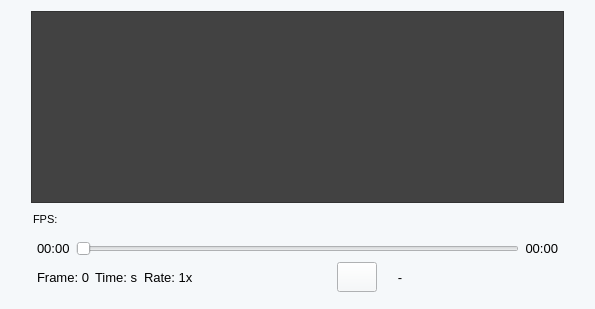
                         <widget class="QWidget" name="DAQScopeViewPanel" native="true">
                          <property name="sizePolicy">
                           <sizepolicy hsizetype="Expanding" vsizetype="Preferred">
                            <horstretch>0</horstretch>
                            <verstretch>0</verstretch>
                           </sizepolicy>
                          </property>
                          <property name="maximumSize">
                           <size>
                            <width>1206</width>
                            <height>770</height>
                           </size>
                          </property>
                          <property name="font">
                           <font>
                            <family>Arial</family>
                           </font>
                          </property>
                          <property name="styleSheet">
                           <string notr="true">background-color: rgb(0, 0, 0);
background-color: rgb(245, 248, 250);</string>
                          </property>
                          <layout class="QGridLayout" name="gridLayout_2">
                           <item row="0" column="1">
                            <layout class="QGridLayout" name="gridLayout_40">
                             <property name="sizeConstraint">
                              <enum>QLayout::SetDefaultConstraint</enum>
                             </property>
                             <item row="1" column="0">
                              <widget class="QWidget" name="widget" native="true">
                               <property name="minimumSize">
                                <size>
                                 <width>0</width>
                                 <height>14</height>
                                </size>
                               </property>
                               <property name="font">
                                <font>
                                 <family>Arial</family>
                                </font>
                               </property>
                               <layout class="QGridLayout" name="gridLayout_5">
                                <property name="leftMargin">
                                 <number>2</number>
                                </property>
                                <property name="topMargin">
                                 <number>0</number>
                                </property>
                                <property name="rightMargin">
                                 <number>0</number>
                                </property>
                                <property name="bottomMargin">
                                 <number>0</number>
                                </property>
                                <property name="verticalSpacing">
                                 <number>0</number>
                                </property>
                                <item row="2" column="2">
                                 <spacer name="horizontalSpacer_2">
                                  <property name="font">
                                   <font>
                                    <family>Arial</family>
                                   </font>
                                  </property>
                                  <property name="orientation">
                                   <enum>Qt::Horizontal</enum>
                                  </property>
                                  <property name="sizeType">
                                   <enum>QSizePolicy::Expanding</enum>
                                  </property>
                                  <property name="sizeHint" stdset="0">
                                   <size>
                                    <width>450</width>
                                    <height>20</height>
                                   </size>
                                  </property>
                                 </spacer>
                                </item>
                                <item row="2" column="1">
                                 <widget class="QLabel" name="DAQScopeViewFPS">
                                  <property name="minimumSize">
                                   <size>
                                    <width>50</width>
                                    <height>0</height>
                                   </size>
                                  </property>
                                  <property name="maximumSize">
                                   <size>
                                    <width>100</width>
                                    <height>16777215</height>
                                   </size>
                                  </property>
                                  <property name="font">
                                   <font>
                                    <family>Arial</family>
                                    <pointsize>8</pointsize>
                                    <weight>50</weight>
                                    <bold>false</bold>
                                   </font>
                                  </property>
                                  <property name="autoFillBackground">
                                   <bool>false</bool>
                                  </property>
                                  <property name="styleSheet">
                                   <string notr="true">color: rgb(0, 0, 0);</string>
                                  </property>
                                  <property name="text">
                                   <string/>
                                  </property>
                                 </widget>
                                </item>
                                <item row="2" column="0">
                                 <widget class="QLabel" name="behavior_fps_4">
                                  <property name="minimumSize">
                                   <size>
                                    <width>25</width>
                                    <height>0</height>
                                   </size>
                                  </property>
                                  <property name="maximumSize">
                                   <size>
                                    <width>50</width>
                                    <height>16777215</height>
                                   </size>
                                  </property>
                                  <property name="font">
                                   <font>
                                    <family>Arial</family>
                                    <pointsize>8</pointsize>
                                    <weight>50</weight>
                                    <bold>false</bold>
                                   </font>
                                  </property>
                                  <property name="autoFillBackground">
                                   <bool>false</bool>
                                  </property>
                                  <property name="styleSheet">
                                   <string notr="true">color: rgb(0, 0, 0);</string>
                                  </property>
                                  <property name="text">
                                   <string>FPS:</string>
                                  </property>
                                 </widget>
                                </item>
                               </layout>
                              </widget>
                             </item>
                             <item row="0" column="0">
                              <widget class="QGraphicsView" name="DAQScopeCamView">
                               <property name="font">
                                <font>
                                 <family>Arial</family>
                                </font>
                               </property>
                               <property name="styleSheet">
                                <string notr="true">/*background-color: rgb(117, 138, 255);*/
background-color:rgb(66, 66, 66);</string>
                               </property>
                              </widget>
                             </item>
                             <item row="2" column="0">
                              <widget class="QWidget" name="DAQPlayBar" native="true">
                               <property name="font">
                                <font>
                                 <family>Arial</family>
                                </font>
                               </property>
                               <property name="styleSheet">
                                <string notr="true">background-color: rgb(0, 0, 0);
background-color: rgb(245, 248, 250);</string>
                               </property>
                               <layout class="QGridLayout" name="gridLayout_6">
                                <property name="leftMargin">
                                 <number>6</number>
                                </property>
                                <property name="topMargin">
                                 <number>6</number>
                                </property>
                                <property name="rightMargin">
                                 <number>6</number>
                                </property>
                                <property name="bottomMargin">
                                 <number>6</number>
                                </property>
                                <item row="1" column="1">
                                 <widget class="QSlider" name="DAQPlayerSlider">
                                  <property name="sizePolicy">
                                   <sizepolicy hsizetype="MinimumExpanding" vsizetype="Fixed">
                                    <horstretch>0</horstretch>
                                    <verstretch>0</verstretch>
                                   </sizepolicy>
                                  </property>
                                  <property name="font">
                                   <font>
                                    <family>Arial</family>
                                   </font>
                                  </property>
                                  <property name="maximum">
                                   <number>999</number>
                                  </property>
                                  <property name="orientation">
                                   <enum>Qt::Horizontal</enum>
                                  </property>
                                 </widget>
                                </item>
                                <item row="1" column="0">
                                 <widget class="QLabel" name="DAQPlayerPresentTime">
                                  <property name="font">
                                   <font>
                                    <family>Arial</family>
                                    <pointsize>10</pointsize>
                                   </font>
                                  </property>
                                  <property name="text">
                                   <string>00:00</string>
                                  </property>
                                 </widget>
                                </item>
                                <item row="1" column="2">
                                 <widget class="QLabel" name="DAQPlayerFinishTime">
                                  <property name="font">
                                   <font>
                                    <family>Arial</family>
                                    <pointsize>10</pointsize>
                                   </font>
                                  </property>
                                  <property name="text">
                                   <string>00:00</string>
                                  </property>
                                  <property name="alignment">
                                   <set>Qt::AlignRight|Qt::AlignTrailing|Qt::AlignVCenter</set>
                                  </property>
                                 </widget>
                                </item>
                                <item row="2" column="0" colspan="3">
                                 <layout class="QGridLayout" name="gridLayout_7" columnstretch="0,0,0,0,0,0,0,0">
                                  <item row="0" column="2">
                                   <widget class="QLabel" name="label_104">
                                    <property name="font">
                                     <font>
                                      <family>Arial</family>
                                      <pointsize>10</pointsize>
                                     </font>
                                    </property>
                                    <property name="text">
                                     <string>Time: s</string>
                                    </property>
                                   </widget>
                                  </item>
                                  <item row="0" column="5">
                                   <layout class="QHBoxLayout" name="horizontalLayout_28" stretch="0,0,0,1,0,0">
                                    <property name="spacing">
                                     <number>3</number>
                                    </property>
                                    <item>
                                     <widget class="QPushButton" name="DAQPlayerStopButton">
                                      <property name="minimumSize">
                                       <size>
                                        <width>40</width>
                                        <height>30</height>
                                       </size>
                                      </property>
                                      <property name="maximumSize">
                                       <size>
                                        <width>40</width>
                                        <height>30</height>
                                       </size>
                                      </property>
                                      <property name="font">
                                       <font>
                                        <family>Arial</family>
                                        <pointsize>10</pointsize>
                                       </font>
                                      </property>
                                      <property name="styleSheet">
                                       <string notr="true">#DAQPlayerStopButton{
background-color: transparent; 
border-image: url(:/media/previous.png);
background:none;
border:none;
background-repeat:none;
}
#DAQPlayerStopButton:pressed
{
border-image:url(:/media/previous_pre.png);
background-repeat: no-repeat;
}
 </string>
                                      </property>
                                      <property name="text">
                                       <string/>
                                      </property>
                                     </widget>
                                    </item>
                                    <item>
                                     <widget class="QPushButton" name="pushButton_59">
                                      <property name="sizePolicy">
                                       <sizepolicy hsizetype="Minimum" vsizetype="Preferred">
                                        <horstretch>0</horstretch>
                                        <verstretch>0</verstretch>
                                       </sizepolicy>
                                      </property>
                                      <property name="minimumSize">
                                       <size>
                                        <width>40</width>
                                        <height>30</height>
                                       </size>
                                      </property>
                                      <property name="maximumSize">
                                       <size>
                                        <width>40</width>
                                        <height>30</height>
                                       </size>
                                      </property>
                                      <property name="font">
                                       <font>
                                        <family>Arial</family>
                                        <pointsize>10</pointsize>
                                       </font>
                                      </property>
                                      <property name="styleSheet">
                                       <string notr="true">#pushButton_59{
background-color: transparent; 
border-image: url(:/media/rw.png);
background:none;
border:none;
background-repeat:none;
}
#pushButton_59:pressed
{
border-image:url(:/media/rw_pre.png);
background-repeat: no-repeat;
}
</string>
                                      </property>
                                      <property name="text">
                                       <string/>
                                      </property>
                                     </widget>
                                    </item>
                                    <item>
                                     <widget class="QPushButton" name="DAQPlayerPlayButton">
                                      <property name="minimumSize">
                                       <size>
                                        <width>40</width>
                                        <height>30</height>
                                       </size>
                                      </property>
                                      <property name="maximumSize">
                                       <size>
                                        <width>40</width>
                                        <height>30</height>
                                       </size>
                                      </property>
                                      <property name="font">
                                       <font>
                                        <family>Arial</family>
                                        <pointsize>10</pointsize>
                                       </font>
                                      </property>
                                      <property name="styleSheet">
                                       <string notr="true">border-image: url(:/media/play.png);</string>
                                      </property>
                                      <property name="text">
                                       <string/>
                                      </property>
                                     </widget>
                                    </item>
                                    <item>
                                     <widget class="QPushButton" name="pushButton_60">
                                      <property name="minimumSize">
                                       <size>
                                        <width>40</width>
                                        <height>30</height>
                                       </size>
                                      </property>
                                      <property name="maximumSize">
                                       <size>
                                        <width>40</width>
                                        <height>30</height>
                                       </size>
                                      </property>
                                      <property name="font">
                                       <font>
                                        <family>Arial</family>
                                        <pointsize>10</pointsize>
                                       </font>
                                      </property>
                                      <property name="styleSheet">
                                       <string notr="true">#pushButton_60{
background-color: transparent; 
border-image: url(:/media/ff.png);
background:none;
border:none;
background-repeat:none;
}
#pushButton_60:pressed
{
border-image:url(:/media/ff_pre.png);
background-repeat: no-repeat;
}</string>
                                      </property>
                                      <property name="text">
                                       <string>-</string>
                                      </property>
                                     </widget>
                                    </item>
                                    <item>
                                     <widget class="QPushButton" name="pushButton_65">
                                      <property name="minimumSize">
                                       <size>
                                        <width>40</width>
                                        <height>30</height>
                                       </size>
                                      </property>
                                      <property name="maximumSize">
                                       <size>
                                        <width>40</width>
                                        <height>30</height>
                                       </size>
                                      </property>
                                      <property name="styleSheet">
                                       <string notr="true">#pushButton_65{
background-color: transparent; 
border-image: url(:/media/ff.png);
background:none;
border:none;
background-repeat:none;
}
#pushButton_65:pressed
{
border-image:url(:/media/ff_pre.png);
background-repeat: no-repeat;
}</string>
                                      </property>
                                      <property name="text">
                                       <string/>
                                      </property>
                                     </widget>
                                    </item>
                                    <item>
                                     <widget class="QPushButton" name="DAQPlayerDoneButton">
                                      <property name="minimumSize">
                                       <size>
                                        <width>40</width>
                                        <height>30</height>
                                       </size>
                                      </property>
                                      <property name="maximumSize">
                                       <size>
                                        <width>40</width>
                                        <height>30</height>
                                       </size>
                                      </property>
                                      <property name="font">
                                       <font>
                                        <family>Arial</family>
                                        <pointsize>10</pointsize>
                                       </font>
                                      </property>
                                      <property name="styleSheet">
                                       <string notr="true">#DAQPlayerDoneButton{
background-color: transparent; 
border-image: url(:/media/Confirm.png);
background:none;
border:none;
background-repeat:none;
}
#DAQPlayerDoneButton:pressed
{
border-image:url(:/media/Confirm_pre.png);
background-repeat: no-repeat;
}</string>
                                      </property>
                                      <property name="text">
                                       <string/>
                                      </property>
                                     </widget>
                                    </item>
                                   </layout>
                                  </item>
                                  <item row="0" column="3">
                                   <widget class="QLabel" name="label_93">
                                    <property name="font">
                                     <font>
                                      <family>Arial</family>
                                      <pointsize>10</pointsize>
                                     </font>
                                    </property>
                                    <property name="text">
                                     <string>Rate: 1x</string>
                                    </property>
                                   </widget>
                                  </item>
                                  <item row="0" column="4">
                                   <spacer name="horizontalSpacer_23">
                                    <property name="font">
                                     <font>
                                      <family>Arial</family>
                                     </font>
                                    </property>
                                    <property name="orientation">
                                     <enum>Qt::Horizontal</enum>
                                    </property>
                                    <property name="sizeType">
                                     <enum>QSizePolicy::Expanding</enum>
                                    </property>
                                    <property name="sizeHint" stdset="0">
                                     <size>
                                      <width>20</width>
                                      <height>20</height>
                                     </size>
                                    </property>
                                   </spacer>
                                  </item>
                                  <item row="0" column="0">
                                   <widget class="QLabel" name="DAQFrameCount">
                                    <property name="font">
                                     <font>
                                      <family>Arial</family>
                                      <pointsize>10</pointsize>
                                     </font>
                                    </property>
                                    <property name="text">
                                     <string>Frame: 0</string>
                                    </property>
                                   </widget>
                                  </item>
                                  <item row="0" column="7">
                                   <spacer name="horizontalSpacer_24">
                                    <property name="font">
                                     <font>
                                      <family>Arial</family>
                                     </font>
                                    </property>
                                    <property name="orientation">
                                     <enum>Qt::Horizontal</enum>
                                    </property>
                                    <property name="sizeType">
                                     <enum>QSizePolicy::Expanding</enum>
                                    </property>
                                    <property name="sizeHint" stdset="0">
                                     <size>
                                      <width>20</width>
                                      <height>20</height>
                                     </size>
                                    </property>
                                   </spacer>
                                  </item>
                                 </layout>
                                </item>
                               </layout>
                              </widget>
                             </item>
                            </layout>
                           </item>
                           <item row="0" column="2">
                            <spacer name="horizontalSpacer_25">
                             <property name="font">
                              <font>
                               <family>Arial</family>
                              </font>
                             </property>
                             <property name="orientation">
                              <enum>Qt::Horizontal</enum>
                             </property>
                             <property name="sizeType">
                              <enum>QSizePolicy::Preferred</enum>
                             </property>
                             <property name="sizeHint" stdset="0">
                              <size>
                               <width>20</width>
                               <height>20</height>
                              </size>
                             </property>
                            </spacer>
                           </item>
                           <item row="0" column="0">
                            <spacer name="horizontalSpacer_5">
                             <property name="font">
                              <font>
                               <family>Arial</family>
                              </font>
                             </property>
                             <property name="orientation">
                              <enum>Qt::Horizontal</enum>
                             </property>
                             <property name="sizeType">
                              <enum>QSizePolicy::Preferred</enum>
                             </property>
                             <property name="sizeHint" stdset="0">
                              <size>
                               <width>20</width>
                               <height>20</height>
                              </size>
                             </property>
                            </spacer>
                           </item>
                          </layout>
                         </widget>
